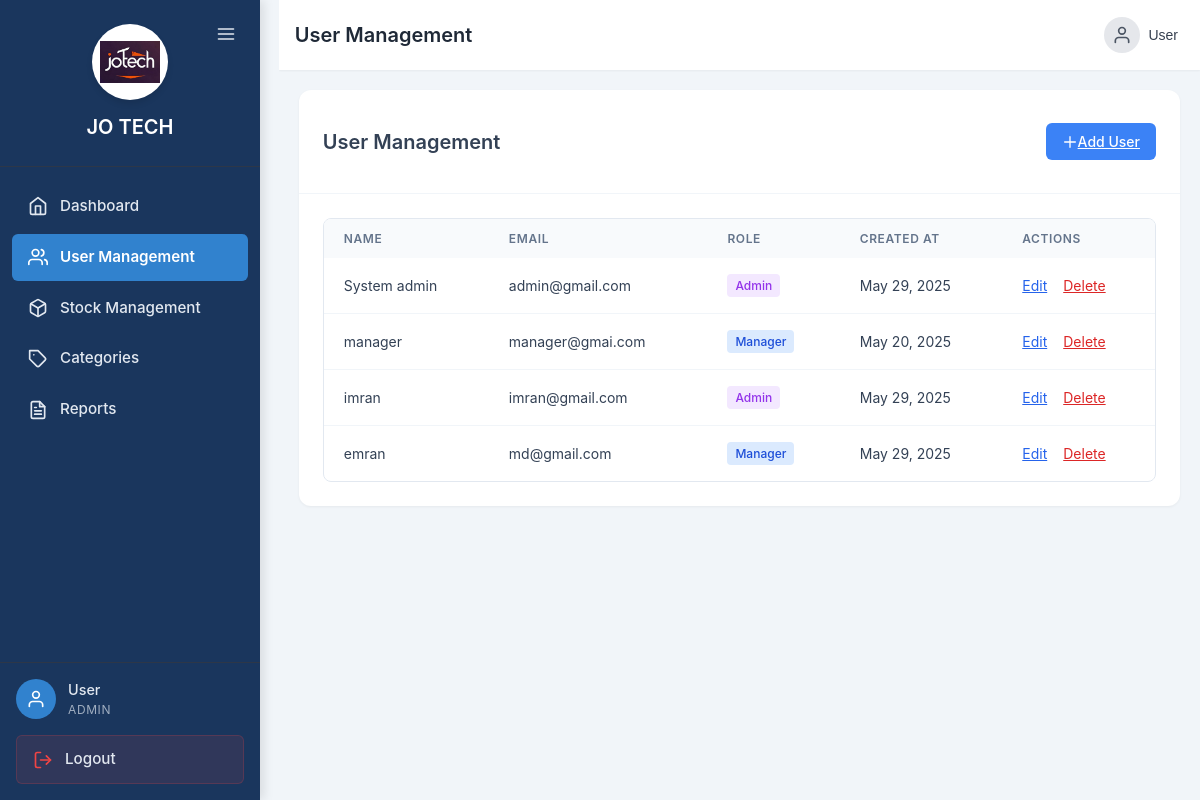
The page /UserManagement.php (signed in) on the database its author committed.
### tables this page shows
CREATE TABLE `users` (
  `user_id` int(11) NOT NULL,
  `user_name` varchar(100) NOT NULL,
  `email` varchar(100) NOT NULL,
  `password` varchar(255) NOT NULL,
  `phone` varchar(50) NOT NULL,
  `role` varchar(100) NOT NULL,
  `created_at` timestamp NOT NULL DEFAULT current_timestamp() ON UPDATE current_timestamp()
);

### UserManagement.php (the view, shortened to what this page needs)
<?php
require_once 'config.php';
$users = [];
try {
    $stmt = $conn->prepare("SELECT user_id, user_name, email, role, created_at FROM users");
    $stmt->execute();
    $result = $stmt->get_result();
    $users = $result->fetch_all(MYSQLI_ASSOC);
} catch (Exception $e) {
    $error = "Error loading users: " . $e->getMessage();
}
?>
<!DOCTYPE html>
<html lang="en">
<head>
</head>
<body class="dashboard-container">
    <?php include 'sidebar.php'; ?>
    <div class="main-content">
        <?php include 'header.php'; ?>
             <main class="content-area">
        <div class="card mb-6">
            <div class="card-header flex justify-between items-center">
                <h2 class="text-xl font-semibold">User Management</h2>
                <a href="?modal=add" class="btn btn-primary">
                    <svg class="icon mr-2" fill="none" stroke="currentColor" viewBox="0 0 24 24">
                        <path stroke-linecap="round" stroke-linejoin="round" stroke-width="2" d="M12 4v16m8-8H4"></path>
                    </svg>
                    Add User
                </a>
            </div>
            <div class="card-body p-0">
                <div class="table-container">
                    <table>
                        <thead>
                            <tr>
                                <th>Name</th>
                                <th>Email</th>
                                <th>Role</th>
                                <th>Created At</th>
                                <th>Actions</th>
                            </tr>
                        </thead>
                        <tbody>
                            <?php foreach ($users as $user): ?>
                                <tr>
                                    <td><?= htmlspecialchars($user['user_name']) ?></td>
                                    <td><?= htmlspecialchars($user['email']) ?></td>
                                    <td>
                                        <span class="badge badge-<?= $user['role'] ?>">
                                            <?= ucfirst($user['role']) ?>
                                        </span>
                                    </td>
                                    <td><?= date('M j, Y', strtotime($user['created_at'])) ?></td>
                                    <td>
                                        <div class="flex items-center">
                                            <a href="?edit=<?= $user['user_id'] ?>" class="text-blue-600 hover:text-blue-900 mr-4">
                                                Edit
                                            </a>
                                            <a href="?delete=<?= $user['user_id'] ?>" class="text-red-600 hover:text-red-900"
                                               onclick="return confirm('Are you sure you want to delete this user?')">
                                                Delete
                                            </a>
                                        </div>
                                    </td>
                                </tr>
                            <?php endforeach; ?>
                        </tbody>
                    </table>
                </div>
            </div>
        </div>
        </main>
    </div>
</body>
</html>

### UserManagement.php (style rules this page uses)
:root { --primary: #3b82f6; --primary-light: #93c5fd; --primary-dark: #1d4ed8; --success: #10b981; --warning: #f59e0b; --danger: #ef4444; --light: #f8fafc; --dark: #1e293b; --gray: #64748b; --light-gray: #e2e8f0; }
body, html { margin: 0; padding: 0; font-family: 'Inter', -apple-system, BlinkMacSystemFont, sans-serif; background: #f1f5f9; color: #334155; line-height: 1.5; }
.dashboard-container { display: flex; min-height: 100vh; }
.main-content { flex: 1; display: flex; flex-direction: column; overflow: hidden; }
.content-area { flex: 1; overflow-y: auto; padding: 1.25rem; }
.card { background: white; border-radius: 0.75rem; box-shadow: 0 1px 3px rgba(0, 0, 0, 0.05); overflow: hidden; }
.card-header { padding: 1.25rem 1.5rem; border-bottom: 1px solid #f1f5f9; }
.card-body { padding: 1.5rem; }
.table-container { overflow-x: auto; border-radius: 0.5rem; border: 1px solid #e2e8f0; }
table { width: 100%; border-collapse: collapse; min-width: 800px; }
th { background-color: #f8fafc; color: #64748b; font-weight: 600; font-size: 0.75rem; text-transform: uppercase; letter-spacing: 0.05em; padding: 0.75rem 1.25rem; text-align: left; }
td { padding: 1rem 1.25rem; border-bottom: 1px solid #f1f5f9; font-size: 0.875rem; }
tr:last-child td { border-bottom: none; }
.badge { display: inline-block; padding: 0.25rem 0.5rem; border-radius: 0.25rem; font-size: 0.75rem; font-weight: 500; }
.badge-admin { background-color: #f3e8ff; color: #9333ea; }
.badge-manager { background-color: #dbeafe; color: #1d4ed8; }
.btn { display: inline-flex; align-items: center; padding: 0.5rem 1rem; border-radius: 0.375rem; font-size: 0.875rem; font-weight: 500; transition: all 0.2s; }
.btn-primary { background-color: var(--primary); color: white; }
.icon { width: 1rem; height: 1rem; stroke-width: 2; }
.flex { display: flex; }
.items-center { align-items: center; }
.justify-between { justify-content: space-between; }
.mb-6 { margin-bottom: 1.5rem; }
.mr-4 { margin-right: 1rem; }
.text-xl { font-size: 1.25rem; }
.font-semibold { font-weight: 600; }
.text-blue-600 { color: #2563eb; }
.text-red-600 { color: #dc2626; }

### sidebar.php (style rules this page uses)
:root { --sidebar-bg: #1a365d; --sidebar-text: #e2e8f0; --sidebar-hover: #2c5282; --sidebar-active: #3182ce; --sidebar-border: #2d3748; --sidebar-indicator: #4299e1; --sidebar-header: #1e429f; --sidebar-collapsed-width: 80px; --sidebar-expanded-width: 260px; }
.main-content { margin-left: var(--sidebar-expanded-width); transition: margin-left 0.3s ease; }

### header.php (style rules this page uses)
.flex { display: flex; }
.items-center { align-items: center; }

### rows shown on the page
users: user_name "System admin", email "admin@gmail.com", role "Admin", created_at "May 29, 2025"
users: user_name "manager", email "manager@gmai.com", role "Manager", created_at "May 20, 2025"
users: user_name "imran", email "imran@gmail.com", role "Admin", created_at "May 29, 2025"
users: user_name "emran", email "md@gmail.com", role "Manager", created_at "May 29, 2025"

### other values the page prints
$item['name'] "Dashboard"
$item['name'] "User Management"
$item['name'] "Stock Management"
$item['name'] "Categories"
$item['name'] "Reports"
$_SESSION['user']['name'] "User"
$userRole "ADMIN"
$title "User Management"
$username "User"
